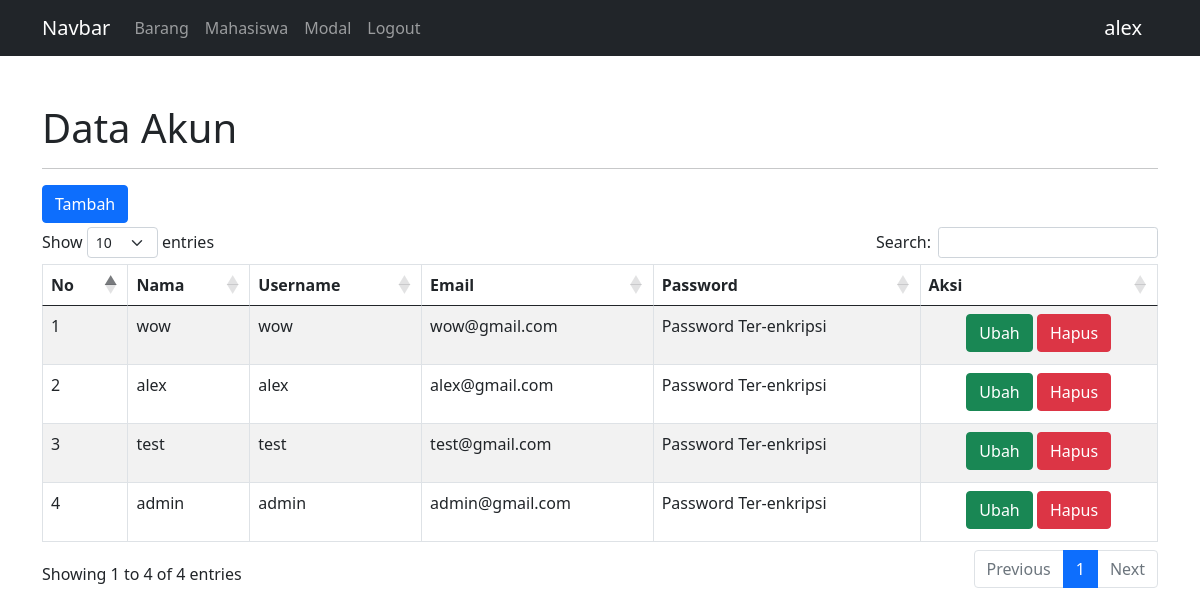
The page /crud-modal.php (signed in) on the database its author committed.
### tables this page shows
CREATE TABLE `akun` (
  `id_akun` int(11) NOT NULL,
  `nama` varchar(100) NOT NULL,
  `username` varchar(100) NOT NULL,
  `email` varchar(50) NOT NULL,
  `password` varchar(258) NOT NULL,
  `level` varchar(2) NOT NULL
);

### config/controller.php (called while the page is built, shortened)
<?php
include 'database.php';
function select($query)
{
    global $db;
    $result = mysqli_query($db, $query);
    $rows = [];
    while ($row = mysqli_fetch_assoc($result)) {
        $rows[] = $row;
    }
    return $rows;
}

### crud-modal.php (the view, shortened to what this page needs)
<?php
include 'layout/header.php';
$data_akun = select("SELECT * FROM akun");
?>
<div class="container mt-5">
    <h1>Data Akun</h1>
    <hr>
    <?php if ($_SESSION['level'] == 1) : ?>
        <button type="button" class="btn btn-primary mb-1" data-bs-toggle="modal" data-bs-target="#modalTambah">Tambah</button>
    <?php endif; ?>
    <table class="table table-bordered table-striped mt-3" id="table">
        <thead>
            <tr>
                <th>No</th>
                <th>Nama</th>
                <th>Username</th>
                <th>Email</th>
                <th>Password</th>
                <th>Aksi</th>
            </tr>
        </thead>
        <tbody>
            <?php $no = 1; ?>
            <?php if ($_SESSION['level'] == 1) : ?>
                <?php foreach ($data_akun as $akun) : ?>
                    <tr>
                        <td><?= $no++; ?></td>
                        <td><?= $akun['nama']; ?></td>
                        <td><?= $akun['username']; ?></td>
                        <td><?= $akun['email']; ?></td>
                        <td>Password Ter-enkripsi</td>
                        <td class="text-center">
                            <button type="button" class="btn btn-success mb-1" data-bs-toggle="modal" data-bs-target="#modalUbah<?= $akun['id_akun']; ?>">Ubah</button>
                            <button type="button" class="btn btn-danger mb-1" data-bs-toggle="modal" data-bs-target="#modalHapus<?= $akun['id_akun']; ?>">Hapus</button>
                        </td>
                    </tr>
                <?php endforeach; ?>
            <?php endif; ?>
        </tbody>
    </table>
</div>
<?php include 'layout/footer.php'; ?>

### rows shown on the page
akun: nama "wow", username "wow", email "wow@gmail.com"
akun: nama "alex", username "alex", email "alex@gmail.com"
akun: nama "test", username "test", email "test@gmail.com"
akun: nama "admin", username "admin", email "admin@gmail.com"

### other values the page prints
$_SESSION['nama'] "alex"
